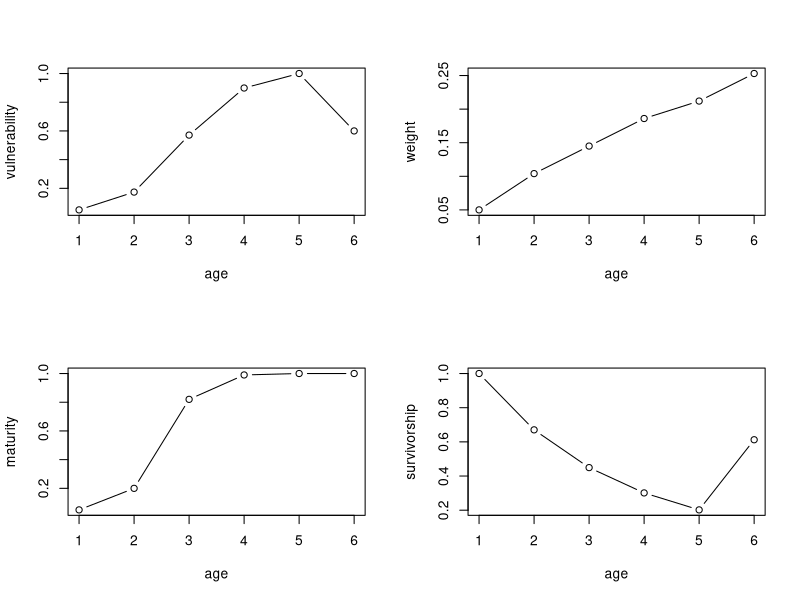
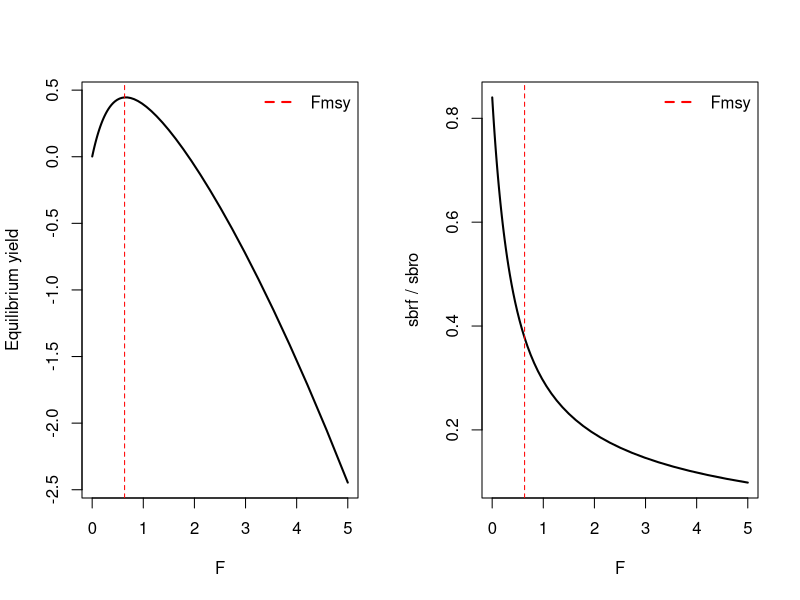
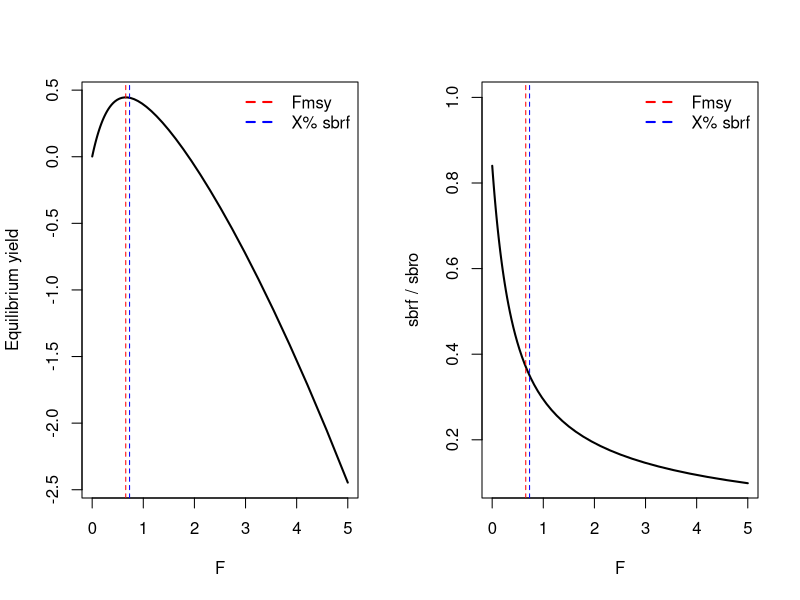
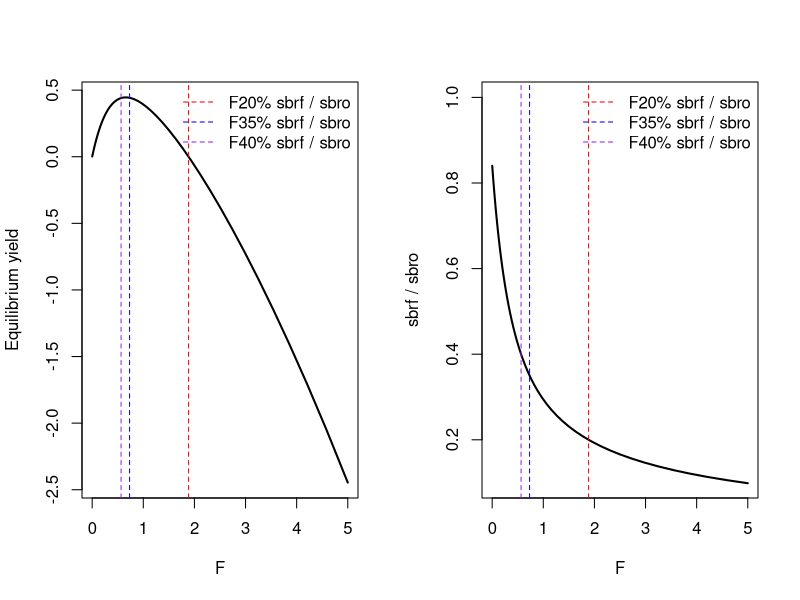

Generate these figures, in order, with R:
# define life history vectors
vul <- c(0.05, 0.174, 0.571, 0.899, 1.000, 0.6) # vulnerability at age
wa <- c(0.05, 0.104, 0.145, 0.186, 0.212, 0.253) # weight at age
mat <- c(0.05, 0.20, 0.82, 0.99, 1.00, 1.00) # maturity at age
n_ages <- length(mat) # number of age classes
ages <- 1:n_ages
M <- 0.4 # instantaneous natural mortality

# calculate survivorship in unfished state
lo <- numeric(n_ages)
lo[1] <- 1
for (i in 2:n_ages) lo[i] <- lo[i - 1] * exp(-M)
lo[n_ages] <- lo[n_ages - 1] / (1 - exp(-M)) # plus group

# visualize the life history and vulnerability relationships
par(mfrow = c(2, 2))
plot(vul ~ ages, type = "b", ylab = "vulnerability", xlab = "age")
plot(wa ~ ages, type = "b", ylab = "weight", xlab = "age")
plot(mat ~ ages, type = "b", ylab = "maturity", xlab = "age")
plot(lo ~ ages, type = "b", ylab = "survivorship", xlab = "age")

# set recruitment parameters
Ro <- 10 # unfished recruitment
recK <- 5 # maximum recruits per spawner
sbro <- sum(lo * mat * wa) # spawning biomass per recruit
ln_alpha <- log(recK / sbro) # log alpha
br <- (ln_alpha + log(sbro)) / (Ro * sbro) # ricker beta
ninit <- Ro * lo # initial age structure

# define objective function to minimize (negative yield)
f <- function(logF) {
  F <- exp(logF)
  n_ages <- length(mat)
  Z <- F * vul + M
  log_n <- numeric(n_ages)
  log_n[1] <- log(1) # initialize
  for (a in 2:n_ages) {
    log_n[a] <- log_n[a - 1] - Z[a - 1]
  }
  log_n[n_ages] <- log_n[n_ages] - log(1 - exp(-Z[n_ages]))
  sbrf <- sum(exp(log_n) * mat * wa)
  Req <- (ln_alpha + log(sbrf)) / (br * sbrf)
  # equilibrium yield
  YPR <- sum(wa * vul * F / Z * exp(log_n) * (1 - exp(-Z)))
  Yeq <- YPR * Req
  return(list(neg_yield = -Yeq, sbrf = sbrf, Req = Req))
}

# create a sequence of fishing mortality rates to iterate across
logF_seq <- seq(log(0.001), log(5), length.out = 100)
F_seq <- exp(logF_seq)
yield <- numeric(length(logF_seq))
sbrf <- numeric(length(logF_seq))

for (i in seq_along(logF_seq)) {
  res <- f(logF_seq[i])
  yield[i] <- -res$neg_yield
  sbrf[i] <- res$sbrf
}
Fmsy <- exp(logF_seq[which.max(yield)])

par(mfrow = c(1, 2))
plot(F_seq, yield, type = "l", xlab = "F", ylab = "Equilibrium yield", lwd = 2)
abline(v = Fmsy, col = "red", lty = 2)
legend("topright", legend = "Fmsy", col = "red", lty = 2, lwd = 2, bty = "n")

plot(F_seq, sbrf / sbro, type = "l", xlab = "F", ylab = "sbrf / sbro", lwd = 2)
abline(v = Fmsy, col = "red", lty = 2)
legend("topright", legend = "Fmsy", col = "red", lty = 2, lwd = 2, bty = "n")

sbrf_at_fmsy <- f(log(Fmsy))$sbrf / sbro
cat("sbrf / sbro at Fmsy:", round(sbrf_at_fmsy, 3), "\n")

#--------------------------------------
# solve via one dimensional optimization
# find the logF that gives the maximum yield
opt <- optimize(
  f = function(logF) f(logF)$neg_yield,
  interval = log(c(0.01, 8))
)
Fmsy <- exp(opt$minimum)
-f(opt$minimum)$neg_yield

#-------------------------------------

# sneaky way to calculate FX%, the F that reduces sbrf to X% of unfished level
X <- 0.35 # X% of sbro

# define a function that returns the relative sbrf / sbro
get_sbrf <- function(logF) f(logF)$sbrf / sbro

# use uniroot to solve for the logF value where sbrf / sbro = target X
FX <- exp(uniroot(function(logF) get_sbrf(logF) - X,
  lower = log(0.001), upper = log(5)
)$root)

par(mfrow = c(1, 2))
plot(F_seq, yield, type = "l", xlab = "F", ylab = "Equilibrium yield", lwd = 2)
abline(v = Fmsy, col = "red", lty = 2)
abline(v = FX, col = "blue", lty = 2)
legend("topright",
  legend = c("Fmsy", "X% sbrf"),
  col = c("red", "blue"), lty = 2, lwd = 2, bty = "n"
)

plot(F_seq, sbrf / sbro,
  type = "l", xlab = "F",
  ylim = c(0.1, 1), ylab = "sbrf / sbro", lwd = 2
)
abline(v = Fmsy, col = "red", lty = 2)
abline(v = FX, col = "blue", lty = 2)
legend("topright",
  legend = c("Fmsy", "X% sbrf"),
  col = c("red", "blue"), lty = 2, lwd = 2, bty = "n"
)

cat("Fmsy:", round(Fmsy, 3), "\n")
cat("sbrf/sbro at Fmsy:", round(sbrf_at_fmsy, 3), "\n")
cat("msy: ", round(-f(opt$minimum)$neg_yield, 3), "\n")
cat("FX%:", round(FX, 3), "\n")

#----------------------------------------------------
# try a bunch of targets for
FX_targets <- c(0.2, 0.35, 0.4)
FX_vals <- sapply(FX_targets, function(x) {
  exp(uniroot(function(logF) get_sbrf(logF) - x,
    lower = log(1e-5), upper = log(5)
  )$root)
})
par(mfrow=c(1,1))
par(mfrow = c(1, 2))
plot(F_seq, yield, type = "l", xlab = "F", ylab = "Equilibrium yield", lwd = 2)
abline(v = FX_vals, col = c("red", "blue", "purple"), lty = 2)
legend("topright", legend = paste0("F", FX_targets * 100, "% sbrf / sbro"), 
       col = c("red", "blue", "purple"), lty = 2, bty = "n")
plot(F_seq, sbrf / sbro,
     type = "l", xlab = "F",
     ylim = c(0.1, 1), ylab = "sbrf / sbro", lwd = 2
)
abline(v = FX_vals, col = c("red", "blue", "purple"), lty = 2)
legend("topright", legend = paste0("F", FX_targets * 100, "% sbrf / sbro"), 
       col = c("red", "blue", "purple"), lty = 2, bty = "n")
